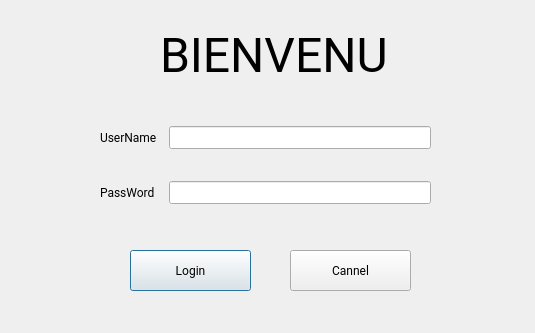
<?xml version="1.0" encoding="UTF-8"?>
<ui version="4.0">
 <class>Login</class>
 <widget class="QDialog" name="Login">
  <property name="geometry">
   <rect>
    <x>0</x>
    <y>0</y>
    <width>535</width>
    <height>333</height>
   </rect>
  </property>
  <property name="windowTitle">
   <string>Dialog</string>
  </property>
  <widget class="QPushButton" name="OKPushButton">
   <property name="geometry">
    <rect>
     <x>130</x>
     <y>250</y>
     <width>121</width>
     <height>41</height>
    </rect>
   </property>
   <property name="font">
    <font>
     <family>Roboto</family>
    </font>
   </property>
   <property name="text">
    <string>Login</string>
   </property>
  </widget>
  <widget class="QPushButton" name="NOPushButton">
   <property name="geometry">
    <rect>
     <x>290</x>
     <y>250</y>
     <width>121</width>
     <height>41</height>
    </rect>
   </property>
   <property name="font">
    <font>
     <family>Roboto</family>
    </font>
   </property>
   <property name="text">
    <string>Cannel</string>
   </property>
  </widget>
  <widget class="QLabel" name="label">
   <property name="geometry">
    <rect>
     <x>160</x>
     <y>30</y>
     <width>251</width>
     <height>51</height>
    </rect>
   </property>
   <property name="font">
    <font>
     <family>Roboto</family>
     <pointsize>36</pointsize>
    </font>
   </property>
   <property name="text">
    <string>BIENVENU</string>
   </property>
  </widget>
  <widget class="QWidget" name="layoutWidget">
   <property name="geometry">
    <rect>
     <x>100</x>
     <y>100</y>
     <width>331</width>
     <height>131</height>
    </rect>
   </property>
   <layout class="QGridLayout" name="gridLayout_2">
    <item row="0" column="1">
     <widget class="QLineEdit" name="userLineEdit">
      <property name="font">
       <font>
        <family>Roboto</family>
       </font>
      </property>
     </widget>
    </item>
    <item row="1" column="1">
     <widget class="QLineEdit" name="pwdLineEdit">
      <property name="font">
       <font>
        <family>Roboto</family>
       </font>
      </property>
     </widget>
    </item>
    <item row="0" column="0">
     <widget class="QLabel" name="userLabel">
      <property name="font">
       <font>
        <family>Roboto</family>
       </font>
      </property>
      <property name="text">
       <string>UserName  </string>
      </property>
     </widget>
    </item>
    <item row="1" column="0">
     <widget class="QLabel" name="pwdLabel">
      <property name="font">
       <font>
        <family>Roboto</family>
       </font>
      </property>
      <property name="text">
       <string>PassWord  </string>
      </property>
     </widget>
    </item>
   </layout>
  </widget>
  <zorder>OKPushButton</zorder>
  <zorder>NOPushButton</zorder>
  <zorder>label</zorder>
  <zorder>layoutWidget</zorder>
  <zorder>pwdLabel</zorder>
  <zorder>userLabel</zorder>
 </widget>
 <resources/>
 <connections/>
</ui>
